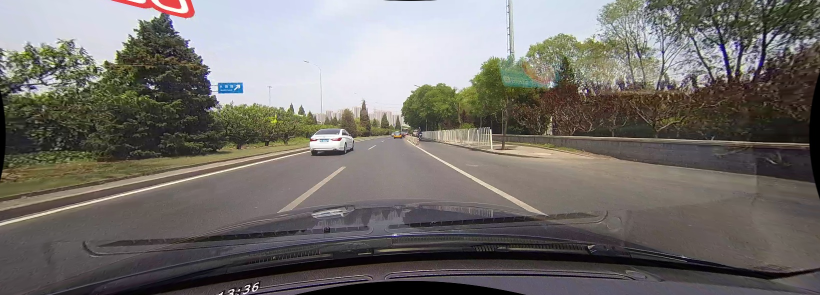
#> input picture Opencv車道線繪製/1.jpg, 1640 x 590 px (shown at 1/2 size)
$ python hw2.py
#> lines starting #> are read from the running program, lines starting #| are printed output that depends on the picture; after the words box and inside, x2 and y2 are one past the last pixel; in counts of white or black regions, pixels touching at a corner belong together
import cv2 as cv
import numpy as np

img1 = cv.imread('1.jpg')
#> img1 is the input picture: shape (590, 1640, 3); mean B, G, R 108.2, 112, 115.7
img2_ori = cv.imread('2.jpg')
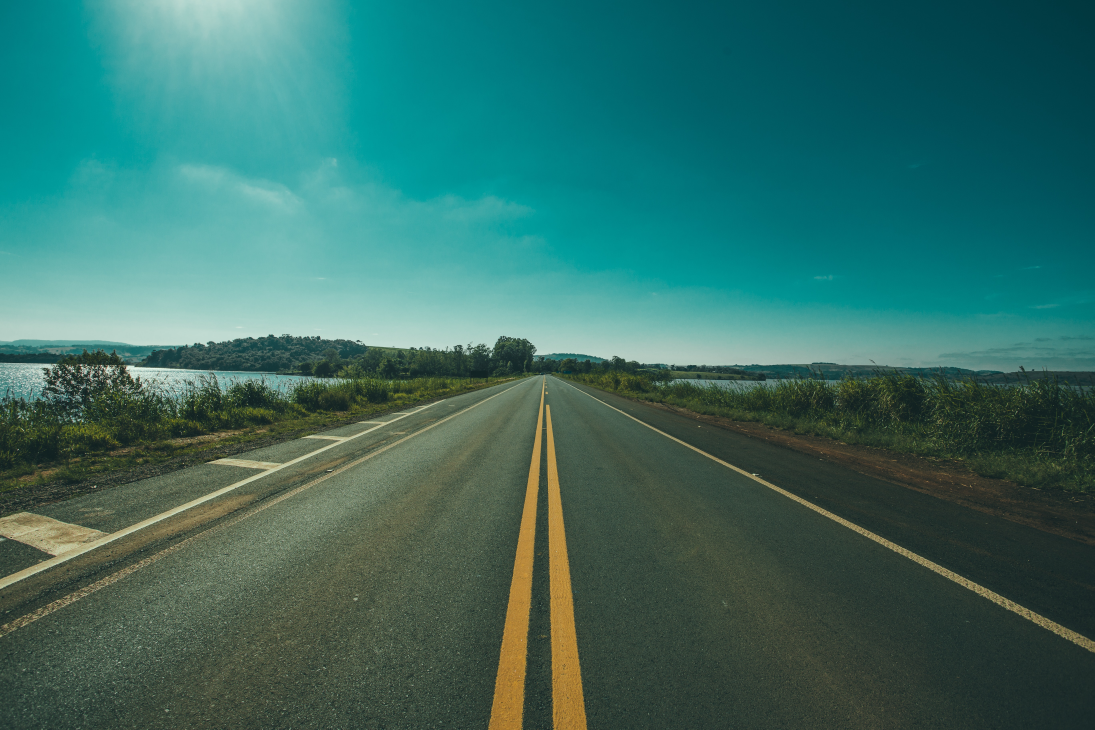
#> input picture Opencv車道線繪製/2.jpg, 5472 x 3648 px (shown at 1/5 size)
#> img2_ori is the input picture: shape (3648, 5472, 3); mean B, G, R 100.6, 108.6, 54.9
img2 = cv.resize(img2_ori,(1640,590))
img3 = cv.imread('3.jpg')
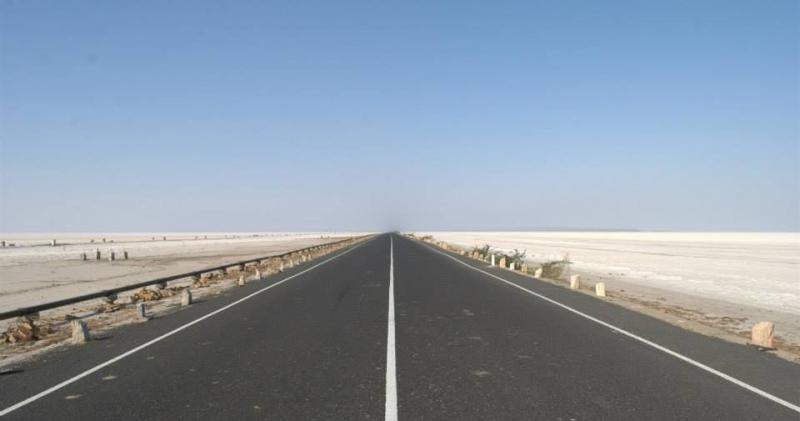
#> input picture Opencv車道線繪製/3.jpg, 800 x 421 px
#> img3 is the input picture: shape (421, 800, 3); mean B, G, R 166.6, 152, 138.5
# [6 lines of commented-out code are left out]
gray1 = cv.cvtColor(img1,cv.COLOR_BGR2GRAY)
gray2 = cv.cvtColor(img2,cv.COLOR_BGR2GRAY)
gray3 = cv.cvtColor(img3,cv.COLOR_BGR2GRAY)
gray_1 = cv.convertScaleAbs(gray1)
gray_2 = cv.convertScaleAbs(gray2)
gray_3 = cv.convertScaleAbs(gray3)
cv.imwrite('gray_1.jpg',gray_1)
cv.imwrite('gray_2.jpg',gray_2)
cv.imwrite('gray_3.jpg',gray_3)

filter_1 = cv.blur(gray_1, (5, 5))
filter_2 = cv.blur(gray_2, (5, 5))
filter_3 = cv.blur(gray_3, (5, 5))
cv.imwrite('filter_1.jpg',filter_1)
cv.imwrite('filter_2.jpg',filter_2)
cv.imwrite('filter_3.jpg',filter_3)

canny1 = cv.Canny(filter_1,120,150)
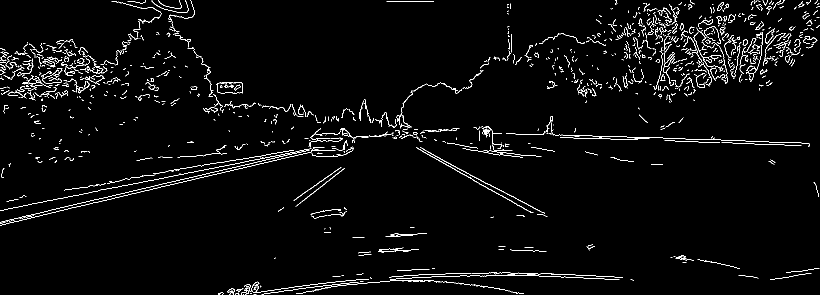
#> canny1: shape (590, 1640) (shown at 1/2 size); 2.7% white in thin lines or dots
canny2 = cv.Canny(filter_2,120,150)
#> canny2: shape (590, 1640); 0.86% white in thin lines or dots, all inside (x1, y1, x2, y2) = (0, 269, 1634, 590)
canny3 = cv.Canny(filter_3,120,150)
#> canny3: shape (421, 800); 1.1% white in thin lines or dots, all inside (x1, y1, x2, y2) = (0, 231, 800, 421)
cv.imwrite('canny1.jpg',canny1)
cv.imwrite('canny2.jpg',canny2)
cv.imwrite('canny3.jpg',canny3)
# [42 lines of commented-out code are left out]
ret, bin_1 = cv.threshold(canny1,127,255,cv.THRESH_BINARY)
ret, bin_2 = cv.threshold(canny2,127,255,cv.THRESH_BINARY)
ret, bin_3 = cv.threshold(canny3,127,255,cv.THRESH_BINARY)
cv.imwrite('bin_1.jpg',bin_1)
cv.imwrite('bin_2.jpg',bin_2)
cv.imwrite('bin_3.jpg',bin_3)
mor11 = cv.morphologyEx(bin_1,cv.MORPH_OPEN,(10,10))
#> mor11: shape (590, 1640); 1.3% white in thin lines or dots
mor22 = cv.morphologyEx(bin_2,cv.MORPH_OPEN,(10,10))
#> mor22: shape (590, 1640); 0.24% white in thin lines or dots, all inside (x1, y1, x2, y2) = (7, 271, 1632, 590)
mor33 = cv.morphologyEx(bin_3,cv.MORPH_OPEN,(10,10))
#> mor33: shape (421, 800); 0.52% white in thin lines or dots, all inside (x1, y1, x2, y2) = (3, 233, 797, 421)
mor1 = cv.morphologyEx(mor11,cv.MORPH_OPEN,(10,10))
#> mor1: shape (590, 1640); 1.3% white in thin lines or dots
mor2 = cv.morphologyEx(mor22,cv.MORPH_OPEN,(10,10))
#> mor2: shape (590, 1640); 0.24% white in thin lines or dots, all inside (x1, y1, x2, y2) = (7, 272, 1632, 590)
mor3 = cv.morphologyEx(mor33,cv.MORPH_OPEN,(10,10))
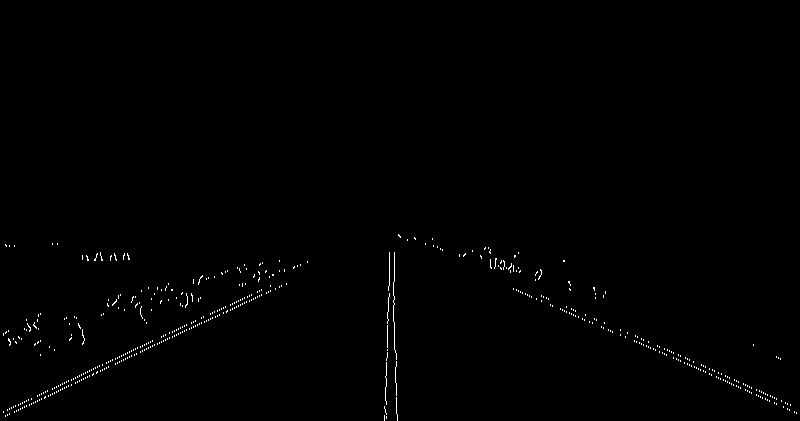
#> mor3: shape (421, 800); 0.52% white in thin lines or dots, all inside (x1, y1, x2, y2) = (3, 234, 797, 421)
cv.imwrite('mor1.jpg',mor1)
cv.imwrite('mor2.jpg',mor2)
cv.imwrite('mor3.jpg',mor3)
# [27 lines of commented-out code are left out]
cimg1 = np.copy(img1)
cimg2 = np.copy(img2)
cimg3 = np.copy(img3)

lines = cv.HoughLinesP(mor1,1,np.pi/180,45,minLineLength=50,maxLineGap=4)
#> lines = [[844, 299, 969, 366], [834, 297, 994, 389], [620, 379, 681, 336], [933, 348, 1088, 427], [982, 381, 1032, 409], [594, 412, 688, 339], [595, 412, 687, 340]]
for line in lines:
    x1, y1, x2, y2 = line[0]
    cv.line(cimg1, (x1, y1), (x2, y2), (0, 255, 0), 2)
#> this loop made 7 passes
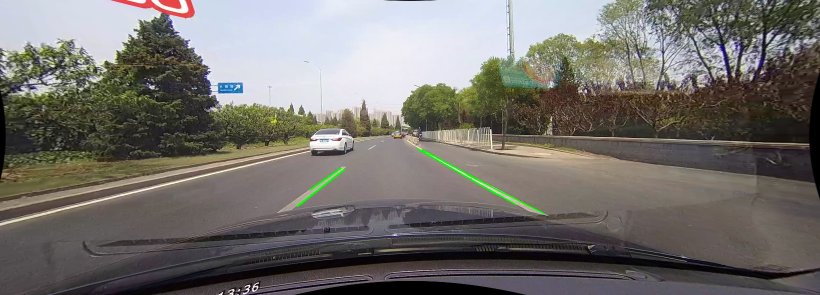
#> cimg1: shape (590, 1640, 3) (shown at 1/2 size); 0.22% of pixels changed, all inside (x1, y1, x2, y2) = (593, 296, 1090, 429)
cv.imshow('test',cimg1)
cv.imwrite('cimg1.jpg',cimg1)
cv.waitKey(0)

lines = cv.HoughLinesP(mor2,1,np.pi/180,40,minLineLength=140,maxLineGap=190)
#> lines = [[823, 331, 878, 588], [736, 573, 810, 328], [782, 589, 815, 322], [817, 341, 828, 568], [749, 527, 811, 323], [784, 580, 815, 325], [17, 312, 540, 312], [1085, 379, 1628, 525], [17, 311, 522, 311], [65, 302, 446, 315], [1085, 378, 1547, 502], [734, 581, 807, 341]]
for line in lines:
    x1, y1, x2, y2 = line[0]
    cv.line(cimg2, (x1, y1), (x2, y2), (0, 255, 0), 2)
#> this loop made 12 passes
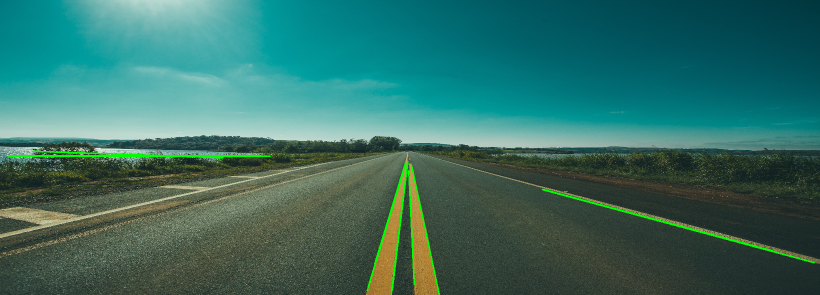
#> cimg2: shape (590, 1640, 3) (shown at 1/2 size); mean B, G, R 99.8, 109.8, 54
cv.imshow('test',cimg2)
cv.imwrite('cimg2.jpg',cimg2)
cv.waitKey(0)

lines = cv.HoughLinesP(mor3,1,np.pi/180,40,minLineLength=140,maxLineGap=190)
#> lines = [[5, 415, 286, 284], [87, 371, 270, 285], [386, 418, 389, 252], [513, 289, 723, 379], [87, 376, 286, 283], [414, 237, 790, 404], [3, 411, 270, 286], [414, 238, 790, 405], [398, 235, 796, 412]]
for line in lines:
    x1, y1, x2, y2 = line[0]
    cv.line(cimg3, (x1, y1), (x2, y2), (0, 255, 0), 2)
#> this loop made 9 passes
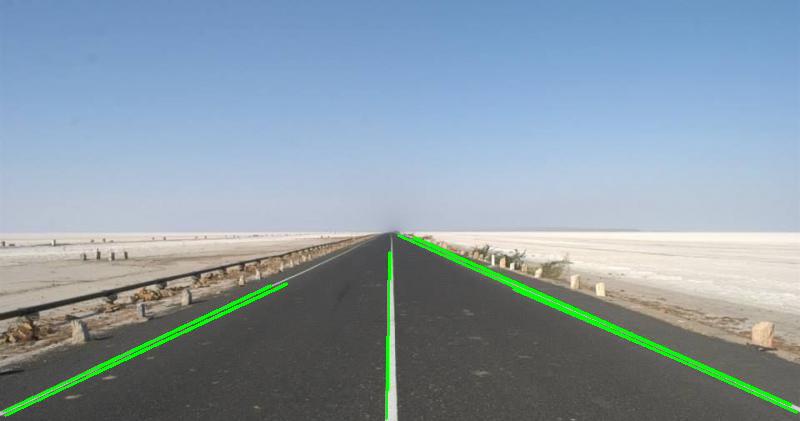
#> cimg3: shape (421, 800, 3); 1.56% of pixels changed, all inside (x1, y1, x2, y2) = (2, 234, 798, 420)
cv.imshow('test',cimg3)
cv.imwrite('cimg2.jpg',cimg2)
cv.waitKey(0)
